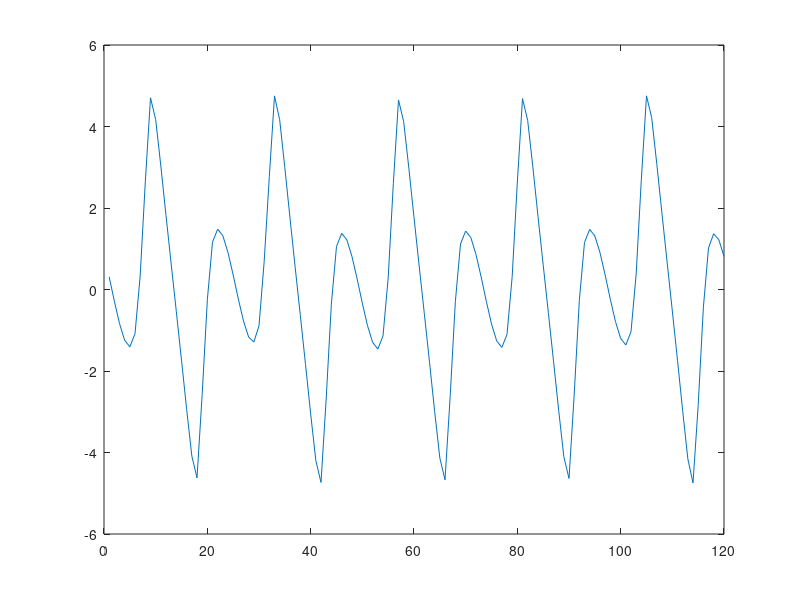

This figure's MATLAB source:
load B_720_sym_e_15_MeanRadius;
load Vars_720_sym_e_15_MeanRadius

% Force calculation using Maxwell's tensor
mu0  = 4*pi*1e-7;        % air permeability (H/m)
for i=1:120
    for j=1:m
        ProdInd(i,j)  = Bx(j,i)*By(j,i);
    end
    torque(i)=0;
    for j=1:m-1
        % divided by 2 since we are averaging the ProdInd value over the
        % length between 2 nodes
        torque(i)  = torque(i)+(ProdInd(i,j+1)+ProdInd(i,j))*la*l/2/(mu0);
    end
end
Rm = (Rext+Rint)/2;
torque = torque*Rm;
figure
plot(1:length(torque),torque);

%save CoggForce_e15_MeanRadius torque;